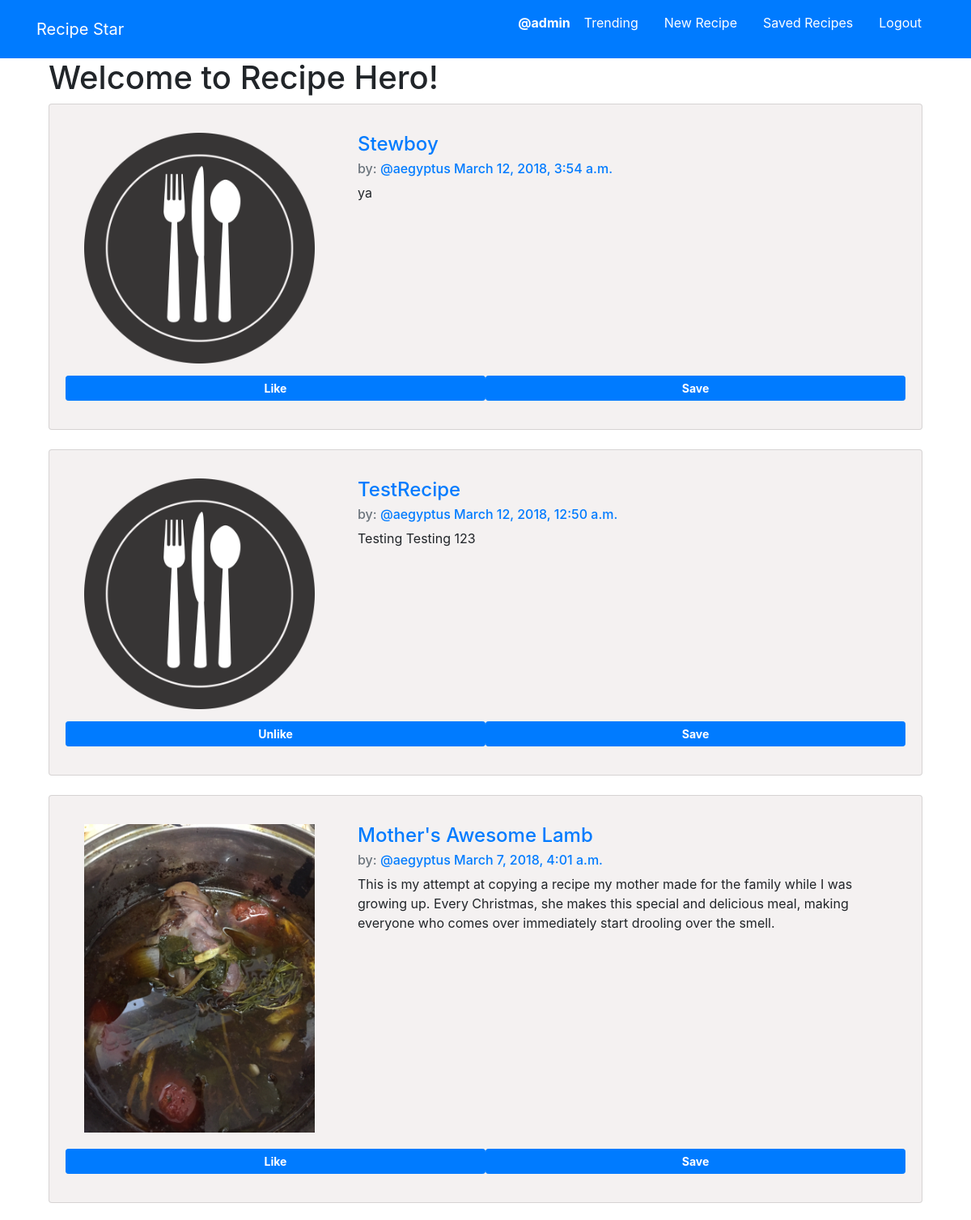
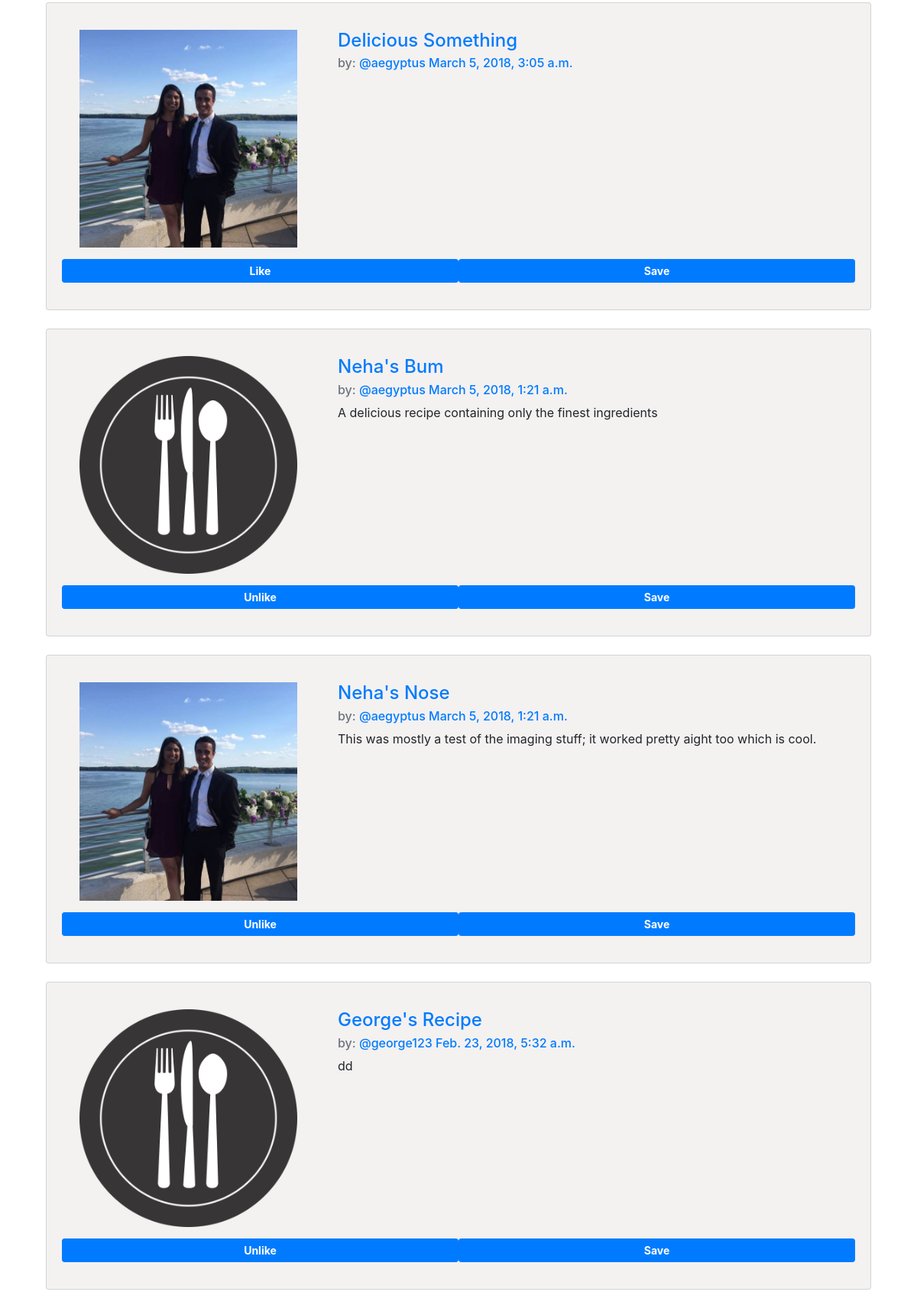
The app's page / (signed in) with its own data (2 pictures, top to bottom).
### recipies/models.py (models this page shows, shortened)
class Recipe(models.Model):
    user = models.ForeignKey(auth.models.User, on_delete=models.CASCADE, related_name='recipes')
    name = models.CharField(max_length=100)
    instructions = models.TextField()
    ingredients = models.TextField()
    created_at = models.DateTimeField(auto_now=True)
    about = models.TextField(blank=True, default='')
    cuisine = TaggableManager()
    pic = models.ImageField(upload_to=UploadToPathAndRename('images'), null=True, blank=True)
    like_id = models.CharField(max_length=20, editable=False)
    save_id = models.CharField(max_length=20, editable=False)
    cuisine=models.ForeignKey(Cuisine, on_delete=models.CASCADE, null=True, blank=True)
    class Meta:
        ordering = ['-created_at']

### simpleRecipe/views.py (the view)
# urls.py: path('', views.HomePage.as_view(), name='home'),
class HomePage(ListView, SelectRelatedMixin):
    model = models.Recipe
    template_name = 'index.html'
    select_related = ('user')

### recipies/templatetags/app_filters.py (called while the page is built)
def get_recipe(value):
    return [val.recipe for val in value]

def get_like(value, inp):
    try:
        tmp = max([(val.recipe.pk == inp) & val.is_liked for val in value])
    except:
        return False
    else:
        return tmp

### templates/index.html
{% extends 'base.html' %}
{% block content %}
{% if user.is_authenticated %}
<div class="container">
  <h1>Welcome to Recipe Hero!</h1>
  {% for recipe in recipe_list %}
    {% include 'recipies/_recipe.html' %}
  {% endfor %}
</div>
{% else %}
<div class="container">
  <h1>Welcome to Recipe Hero!</h1>
  <h2>Please sign up to get started!</h2>
</div>
{% endif %}
{% endblock %}

### templates/base.html (shortened to what this page needs)
<!DOCTYPE html>
{% load staticfiles %}
<html>
  <head>
    <link rel="stylesheet" href="https://maxcdn.bootstrapcdn.com/bootstrap/4.0.0/css/bootstrap.min.css">
    <link rel="stylesheet" href="{% static 'css/basesheet.css' %}">
  </head>
  <body>
    <nav class='navbar navbar-light bg-primary text-white navbar-fixed-top' role='navigation' id='navbar'>
      <div class="container text-white">
        <a class='navbar-brand mynav text-white'
        href="{% url 'home' %}">Recipe Star</a>
        <ul class='nav navbar-light'>
        {% if user.is_authenticated %}
        <li class='nav-item'>
          <a class='nav-link text-white' href="{% url 'recipies:by_recipe' username=user.username %}">
          <div class="row">
            <strong>
             <p>@{{user.username}}</p>
           </strong>
          </div>
        </a>
        </li>
        <li class='nav-item'> <a class='nav-link text-white' href="{% url 'recipies:trending' %}">Trending</a> </li>
        <li class='nav-item'> <a class='nav-link text-white' href="{% url 'recipies:create' %}">New Recipe</a> </li>
        <li class='nav-item'> <a class='nav-link text-white' href="{% url 'recipies:saved_list' %}">Saved Recipes</a> </li>
        <li class='nav-item'> <a class='nav-link text-white' href="{% url 'accounts:logout' %}">Logout</a> </li>
        {% endif %}
      </ul>
      </div>
    </nav>
    <div class="container">
      {% block content %}
      {% endblock %}
    </div>
</html>

### recipies/templates/recipies/_recipe.html (shortened to what this page needs)
{% load app_filters %}
{% load staticfiles %}
<div class="card storyColor">
  <div class="card-body">
<div class='row'>
  <div class='col-md-4'>
    {% if recipe.pic %}
      <img src="{{ recipe.pic.url }}" style='height: 95%; width: 95%; object-fit: contain'
      />
    {% else %}
    <img src="{% static 'images/FoodPlate.png' %}" style='height: 95%; width: 95%; object-fit: contain'
    />
    {% endif %}
  </div>
  <div class='col-md-8'>
  <h4 class='card-title'>
    <a href="{% url 'recipies:detailview' pk=recipe.pk %}">{{recipe.name}}</a>
  </h4>
    <h6 class='card-subtitle mb-2 text-muted'>
    by: <a href="{% url 'recipies:by_recipe' username=recipe.user.username %}">@{{recipe.user.username}}</a>
    <a href="{% url 'recipies:detailview' pk=recipe.pk %}">{{recipe.created_at}}</a>
  </h6>
  <p class='card-text'>
    {{recipe.about}}
  </p>
  <br>
  </div>
</div>
{% if user.is_authenticated %}
<div class="row">
  <button class="btn btn-sm btn-primary like col" id="{{recipe.like_id}}">
  {% with likes=user.likes.all %}
  {% if likes|get_like:recipe.pk == True %}
    <strong>Unlike</strong>
  {% else %}
    <strong>Like</strong>
  {% endif %}
  {% endwith %}
  </button>
  <button class="btn btn-sm btn-primary save col" id="{{recipe.save_id}}">
  {% if recipe in user.saves.all|get_recipe %}
    <strong>Unsave</strong>
  {% else %}
    <strong>Save</strong>
  {% endif %}
  </button>
</div>
{% endif %}
</div>
</div>
<br>

### static/css/basesheet.css (style rules this page uses)
.storyColor { background-color: #F4F1F1; padding: 15px; }

### records on screen
Recipe: name "Stewboy", user.username "aegyptus", created_at "March 12, 2018, 3:54 a.m.", about "ya", shows "Like"
Recipe: name "TestRecipe", user.username "aegyptus", created_at "March 12, 2018, 12:50 a.m.", about "Testing Testing 123", shows "Unlike"
Recipe: pic (picture), name "Mother's Awesome Lamb", user.username "aegyptus", created_at "March 7, 2018, 4:01 a.m.", about "This is my attempt at copying a recipe my mother made for the family while I was growing up. Every Christmas, she makes this special and delicious meal, making everyone who comes over immediately start drooling over the smell.", shows "Like"
Recipe: pic (picture), name "Delicious Something", user.username "aegyptus", created_at "March 5, 2018, 3:05 a.m.", shows "Like"
Recipe: name "Neha's Bum", user.username "aegyptus", created_at "March 5, 2018, 1:21 a.m.", about "A delicious recipe containing only the finest ingredients", shows "Unlike"
Recipe: pic (picture), name "Neha's Nose", user.username "aegyptus", created_at "March 5, 2018, 1:21 a.m.", about "This was mostly a test of the imaging stuff; it worked pretty aight too which is cool.", shows "Unlike"
Recipe: name "George's Recipe", user.username "george123", created_at "Feb. 23, 2018, 5:32 a.m.", about "dd", shows "Unlike"

### other values on screen
{{ user.username }} "admin"
